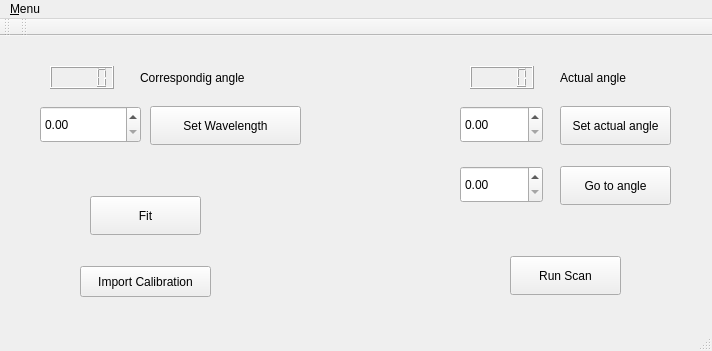
<?xml version="1.0" encoding="UTF-8"?>
<ui version="4.0">
 <class>MainWindow</class>
 <widget class="QMainWindow" name="MainWindow">
  <property name="geometry">
   <rect>
    <x>0</x>
    <y>0</y>
    <width>712</width>
    <height>351</height>
   </rect>
  </property>
  <property name="windowTitle">
   <string>MainWindow</string>
  </property>
  <widget class="QWidget" name="centralWidget">
   <widget class="QPushButton" name="pushButton">
    <property name="geometry">
     <rect>
      <x>560</x>
      <y>70</y>
      <width>111</width>
      <height>39</height>
     </rect>
    </property>
    <property name="text">
     <string>Set actual angle</string>
    </property>
   </widget>
   <widget class="QDoubleSpinBox" name="doubleSpinBox">
    <property name="geometry">
     <rect>
      <x>460</x>
      <y>70</y>
      <width>83</width>
      <height>37</height>
     </rect>
    </property>
   </widget>
   <widget class="QLCDNumber" name="lcdNumber">
    <property name="geometry">
     <rect>
      <x>470</x>
      <y>30</y>
      <width>64</width>
      <height>23</height>
     </rect>
    </property>
   </widget>
   <widget class="QLabel" name="label">
    <property name="geometry">
     <rect>
      <x>560</x>
      <y>30</y>
      <width>101</width>
      <height>23</height>
     </rect>
    </property>
    <property name="text">
     <string>Actual angle</string>
    </property>
   </widget>
   <widget class="QLabel" name="label_3">
    <property name="geometry">
     <rect>
      <x>140</x>
      <y>30</y>
      <width>161</width>
      <height>23</height>
     </rect>
    </property>
    <property name="text">
     <string>Correspondig angle</string>
    </property>
   </widget>
   <widget class="QPushButton" name="pushButton_2">
    <property name="geometry">
     <rect>
      <x>150</x>
      <y>70</y>
      <width>151</width>
      <height>39</height>
     </rect>
    </property>
    <property name="text">
     <string>Set Wavelength</string>
    </property>
   </widget>
   <widget class="QLCDNumber" name="lcdNumber_2">
    <property name="geometry">
     <rect>
      <x>50</x>
      <y>30</y>
      <width>64</width>
      <height>23</height>
     </rect>
    </property>
   </widget>
   <widget class="QDoubleSpinBox" name="doubleSpinBox_2">
    <property name="geometry">
     <rect>
      <x>40</x>
      <y>70</y>
      <width>101</width>
      <height>37</height>
     </rect>
    </property>
   </widget>
   <widget class="QPushButton" name="pushButton_3">
    <property name="geometry">
     <rect>
      <x>90</x>
      <y>160</y>
      <width>111</width>
      <height>39</height>
     </rect>
    </property>
    <property name="text">
     <string>Fit</string>
    </property>
   </widget>
   <widget class="QPushButton" name="pushButton_4">
    <property name="geometry">
     <rect>
      <x>510</x>
      <y>220</y>
      <width>111</width>
      <height>39</height>
     </rect>
    </property>
    <property name="text">
     <string>Run Scan</string>
    </property>
   </widget>
   <widget class="QPushButton" name="pushButton_5">
    <property name="geometry">
     <rect>
      <x>560</x>
      <y>130</y>
      <width>111</width>
      <height>39</height>
     </rect>
    </property>
    <property name="text">
     <string>Go to angle</string>
    </property>
   </widget>
   <widget class="QDoubleSpinBox" name="doubleSpinBox_3">
    <property name="geometry">
     <rect>
      <x>460</x>
      <y>130</y>
      <width>83</width>
      <height>37</height>
     </rect>
    </property>
   </widget>
   <widget class="QPushButton" name="pushButton_6">
    <property name="geometry">
     <rect>
      <x>80</x>
      <y>230</y>
      <width>131</width>
      <height>31</height>
     </rect>
    </property>
    <property name="text">
     <string>Import Calibration</string>
    </property>
   </widget>
  </widget>
  <widget class="QMenuBar" name="menuBar">
   <property name="geometry">
    <rect>
     <x>0</x>
     <y>0</y>
     <width>712</width>
     <height>21</height>
    </rect>
   </property>
   <widget class="QMenu" name="menuMenu">
    <property name="title">
     <string>&amp;Menu</string>
    </property>
   </widget>
   <addaction name="menuMenu"/>
  </widget>
  <widget class="QToolBar" name="mainToolBar">
   <attribute name="toolBarArea">
    <enum>TopToolBarArea</enum>
   </attribute>
   <attribute name="toolBarBreak">
    <bool>false</bool>
   </attribute>
  </widget>
  <widget class="QStatusBar" name="statusBar"/>
  <widget class="QToolBar" name="toolBar">
   <property name="windowTitle">
    <string>toolBar</string>
   </property>
   <attribute name="toolBarArea">
    <enum>TopToolBarArea</enum>
   </attribute>
   <attribute name="toolBarBreak">
    <bool>false</bool>
   </attribute>
  </widget>
 </widget>
 <layoutdefault spacing="6" margin="11"/>
 <resources/>
 <connections/>
 <slots>
  <signal>signal1()</signal>
 </slots>
</ui>
